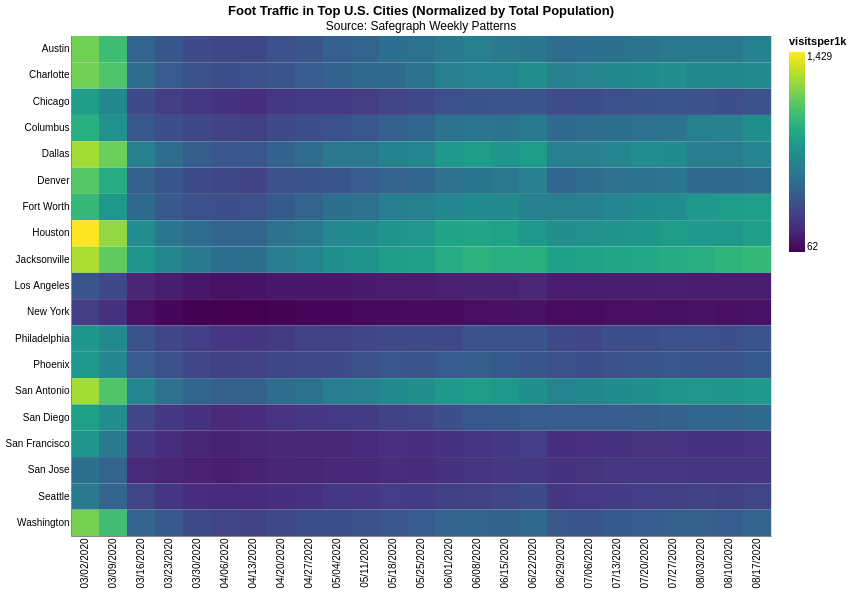

Here is the Vega-Lite specification saved for this chart:
### Vega-Lite specification from a JSON file in a GitHub repository (floating-point values rounded to 4 significant figures; data arrays with more than 128 entries replaced by an {"elided": "..."} marker saying what was removed)
{"config": {"view": {"continuousWidth": 400, "continuousHeight": 300}}, "data": {"name": "data-45be179c189501017d6ff0413e9fed0a"}, "mark": "rect", "encoding": {"color": {"type": "quantitative", "field": "visitsper1k", "scale": {"scheme": "viridis"}, "sort": "ascending"}, "tooltip": [{"type": "nominal", "field": "Date_format"}, {"type": "nominal", "field": "city"}, {"type": "quantitative", "field": "raw_visit_counts"}, {"type": "quantitative", "field": "visitsper1k"}], "x": {"type": "ordinal", "axis": {"ticks": false, "title": null}, "field": "Date_format"}, "y": {"type": "nominal", "axis": {"ticks": false, "title": null}, "field": "city"}}, "height": 500, "title": {"text": "Foot Traffic in Top U.S. Cities (Normalized by Total Population)", "subtitle": "Source: Safegraph Weekly Patterns"}, "width": 700, "$schema": "https://vega.github.io/schema/vega-lite/v4.8.1.json", "datasets": {"data-45be179c189501017d6ff0413e9fed0a": {"elided": "475 records"}}}
